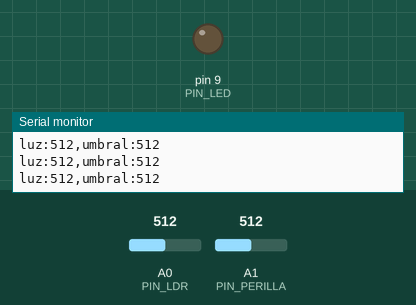
This sketch was run on a simulated Arduino Uno, built with avr-gcc and run on an emulated ATmega328P. On the bench: output pins drawn as LEDs (lit = HIGH), the last lines printed to the serial monitor. The inputs (shaded band) are chosen by the test bench; at power-on: A1 (PIN_PERILLA) = 512, A0 (PIN_LDR) = 512.

Above: at 1.2 s.
1.3 s: A1 (PIN_PERILLA) set to 519
At 1.9 s:
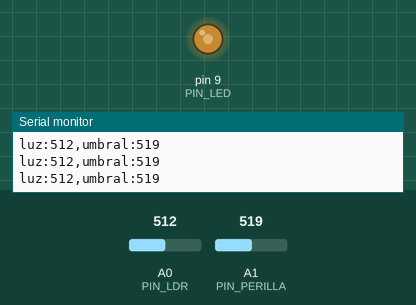
2.8 s: A0 (PIN_LDR) set to 532
At 3.4 s:
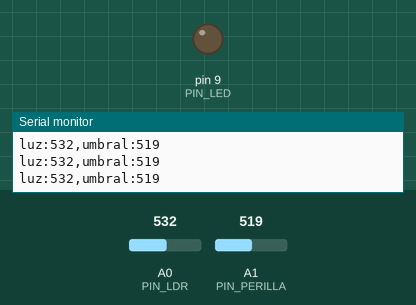
4.3 s: A0 (PIN_LDR) set to 511
At 4.9 s:
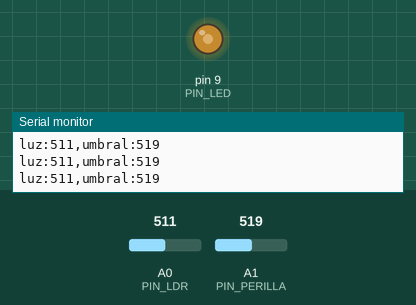
5.8 s: A0 (PIN_LDR) set to 716
At 6.4 s:
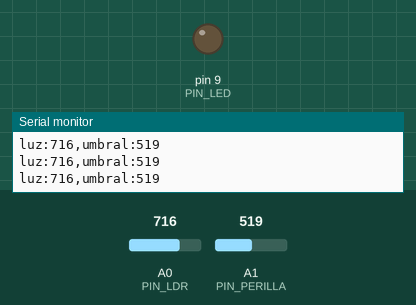
Timing chart, 0 to 8.3 s (numbered marks = the images above; inputs shaded):
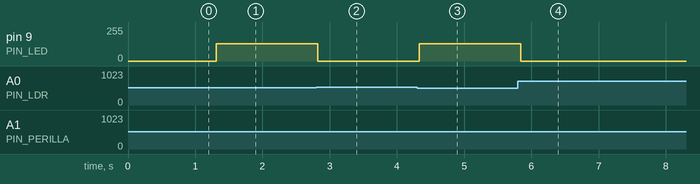

Measured:
- the behaviour switches between 512 and 513 on A1 (PIN_PERILLA) (found by bisection; images 0 and 1)
- the behaviour switches between 518 and 519 on A0 (PIN_LDR) (found by bisection; images 1 and 2)
- after the input at 1.3 s, pin 9 (PIN_LED): 0/255 → 128/255 at once
- after the input at 2.8 s, pin 9 (PIN_LED): 128/255 → 0/255 at once
- after the input at 4.3 s, pin 9 (PIN_LED): 0/255 → 128/255 at once
- after the input at 5.8 s, pin 9 (PIN_LED): 128/255 → 0/255 at once

The sketch:

P12_media_luz.ino
```cpp
/*
  P12 · Reto: la lámpara enciende a media luz (solución del instructor)    Sesión 6
  ------------------------------------------------------------------
  Qué hace: igual que P12, pero al oscurecer el LED enciende a la MITAD de su brillo.

  Conexiones: las mismas de P12
    LDR + 10 kohm    5 V -> LDR -> punto medio -> 10 kohm -> GND ; punto medio -> A0
    Potenciómetro    extremo -> 5 V ; centro -> A1 ; otro extremo -> GND
    LED              pin 9 -> resistencia 220 ohm -> LED (+) ; pata corta -> GND

  Ideas clave:
    - Se cambia digitalWrite(PIN_LED, HIGH) por analogWrite(PIN_LED, BRILLO_NOCHE): solo se
      puede en un pin con ~ (el 9). 128 es la mitad de 255.
    - BRILLO_NOCHE es una constante: para cambiar el brillo se cambia un solo lugar.
*/

const int PIN_LDR = A0;
const int PIN_PERILLA = A1;
const int PIN_LED = 9;
const int BRILLO_NOCHE = 128;       // 0 a 255

void setup() {
  pinMode(PIN_LED, OUTPUT);
  Serial.begin(9600);
}

void loop() {
  int luz = analogRead(PIN_LDR);
  int umbral = analogRead(PIN_PERILLA);

  if (luz < umbral) {
    analogWrite(PIN_LED, BRILLO_NOCHE);   // oscuro: enciende a media luz
  } else {
    analogWrite(PIN_LED, 0);              // hay luz: apaga
  }

  Serial.print("luz:");
  Serial.print(luz);
  Serial.print(",umbral:");
  Serial.println(umbral);
  delay(100);
}
```
